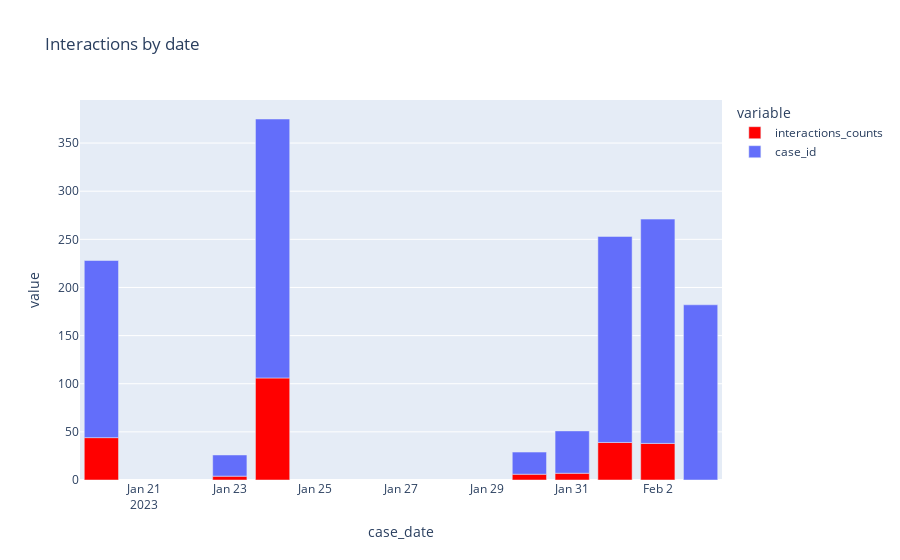

Source (notebook cell):
### Code cell
# Plot the bars of the interactions by date from the total amount of cases 
interactions = data.groupby("case_date").agg({"interactions_counts": "sum", "case_id": "count"})
interactions["interactions_per_case"] = interactions.interactions_counts / interactions.case_id
fig = px.bar(data.groupby("case_date").interactions_counts.sum(), title="Interactions by date", color_discrete_sequence=["red"])
# Add the total number of cases by date in red
fig.add_trace(px.bar(data.groupby("case_date").case_id.count(), title="Cases by date").data[0])
fig.show()

### Figure 1 — Plotly figure (JSON) as saved in the notebook; plotly's stock layout.template omitted (floating-point values rounded to 4 significant figures)
{"data": [{"alignmentgroup": "True", "hovertemplate": "variable=interactions_counts<br>case_date=%{x}<br>value=%{y}<extra></extra>", "legendgroup": "interactions_counts", "marker": {"color": "red", "pattern": {"shape": ""}}, "name": "interactions_counts", "offsetgroup": "interactions_counts", "orientation": "v", "showlegend": true, "textposition": "auto", "type": "bar", "x": ["2023-01-20", "2023-01-23", "2023-01-24", "2023-01-30", "2023-01-31", "2023-02-01", "2023-02-02", "2023-02-03"], "xaxis": "x", "y": [44, 4, 106, 6, 7, 39, 38, 0], "yaxis": "y"}, {"alignmentgroup": "True", "hovertemplate": "variable=case_id<br>case_date=%{x}<br>value=%{y}<extra></extra>", "legendgroup": "case_id", "marker": {"color": "#636efa", "pattern": {"shape": ""}}, "name": "case_id", "offsetgroup": "case_id", "orientation": "v", "showlegend": true, "textposition": "auto", "type": "bar", "x": ["2023-01-20", "2023-01-23", "2023-01-24", "2023-01-30", "2023-01-31", "2023-02-01", "2023-02-02", "2023-02-03"], "xaxis": "x", "y": [184, 22, 269, 23, 44, 214, 233, 182], "yaxis": "y"}], "layout": {"barmode": "relative", "legend": {"title": {"text": "variable"}, "tracegroupgap": 0}, "title": {"text": "Interactions by date"}, "xaxis": {"anchor": "y", "domain": [0, 1], "title": {"text": "case_date"}}, "yaxis": {"anchor": "x", "domain": [0, 1], "title": {"text": "value"}}}}
